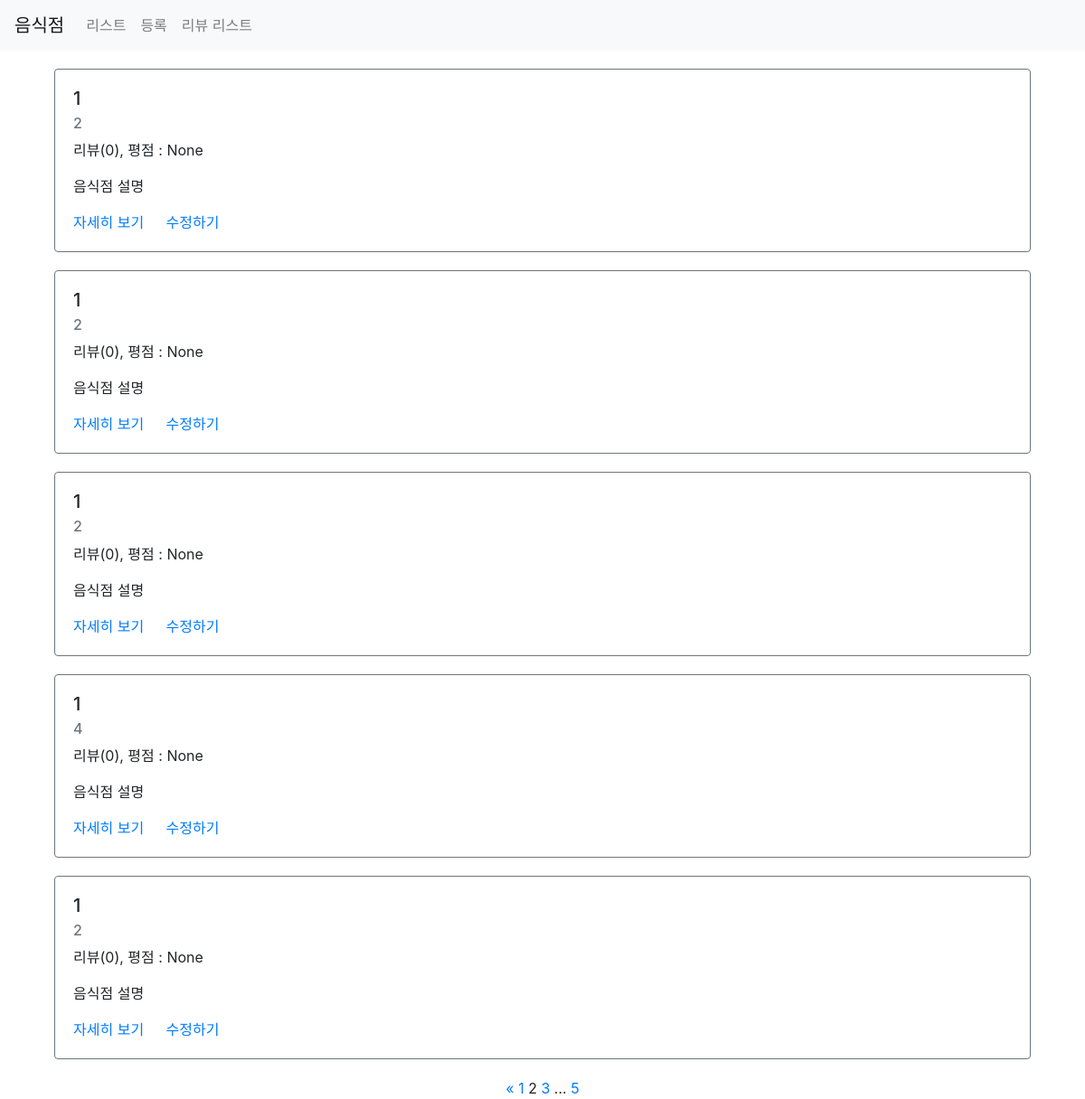
The app's page /third/list/?page=2 with its own data.
### third/models.py (models this page shows)
class Restaurant(models.Model):
    name = models.CharField(max_length=30)
    address = models.CharField(max_length=200)
    password = models.CharField(max_length=20, default=None, null=True)
    image = models.CharField(max_length=500, default=None, null=True)
    created_at = models.DateTimeField(auto_now_add=True)
    updated_at = models.DateTimeField(auto_now=True)

### third/views.py (the view)
# urls.py: path('list/', views.list, name='list'),
def list(request):
    restaurant = (Restaurant.objects.all().annotate(reviews_count=Count('review'))
                  .annotate(average_point=Avg('review__point')))
    paginator = Paginator(restaurant, 5)
    page = request.GET.get('page') # third/list?page=1
    items = paginator.get_page(page)
    context = {
        "restaurants": items
    }
    return render(request, 'third/list.html', context)

### third/templates/third/list.html
{% extends 'third/base.html' %}
{% load static %}
{% block content %}
<div class="container">
    {% for item in restaurants %}
    <div class="row restaurant-item" style="margin:20px auto;">
        <div class="col-sm-12">
            <div class="card border-secondary">
                <div class="card-body">
                    <h5 class="card-title">{{ item.name }}</h5>
                    <h6 class="card-subtitle mb-2 text-muted">{{ item.address }}</h6>
                    <p class="card-text">리뷰({{ item.reviews_count }}), 평점 : {{ item.average_point }}</p>
                    <p class="card-text">음식점 설명</p>
                    <a href="{% url 'restaurant-detail' id=item.id %}" class="card-link">자세히 보기</a>
                    <a href="{% url 'restaurant-update' %}?id={{ item.id }}" class="card-link">수정하기</a>
                </div>
            </div>
        </div>
    </div>
    {% endfor %}
    <div class="row">
        <div class="col-sm-12 text-center">
            <div class="pagination">
                <span class="step-links text-center" style="width:100%">
                    {% if restaurants.has_previous %}
                        <a href="?page=1">&laquo;</a>
                        <a href="?page={{ restaurants.previous_page_number }}">{{ restaurants.previous_page_number }}</a>
                    {% endif %}
                    <span class="current">
                        {{ restaurants.number }}
                    </span>
                    {% if restaurants.has_next %}
                        <a href="?page={{ restaurants.next_page_number }}">{{ restaurants.next_page_number }}</a>
                        ...
                        <a href="?page={{ restaurants.paginator.num_pages }}">{{ restaurants.paginator.num_pages }}</a>
                    {% endif %}
                </span>
            </div>
        </div>
    </div>
</div>
{% endblock %}

### records on screen
Restaurant: name "1", address "2", reviews_count "0", average_point "None"
Restaurant: name "1", address "2", reviews_count "0", average_point "None"
Restaurant: name "1", address "2", reviews_count "0", average_point "None"
Restaurant: name "1", address "4", reviews_count "0", average_point "None"
Restaurant: name "1", address "2", reviews_count "0", average_point "None"

### other values on screen
{{ restaurants.previous_page_number }} "1"
{{ restaurants.number }} "2"
{{ restaurants.next_page_number }} "3"
{{ restaurants.paginator.num_pages }} "5"
